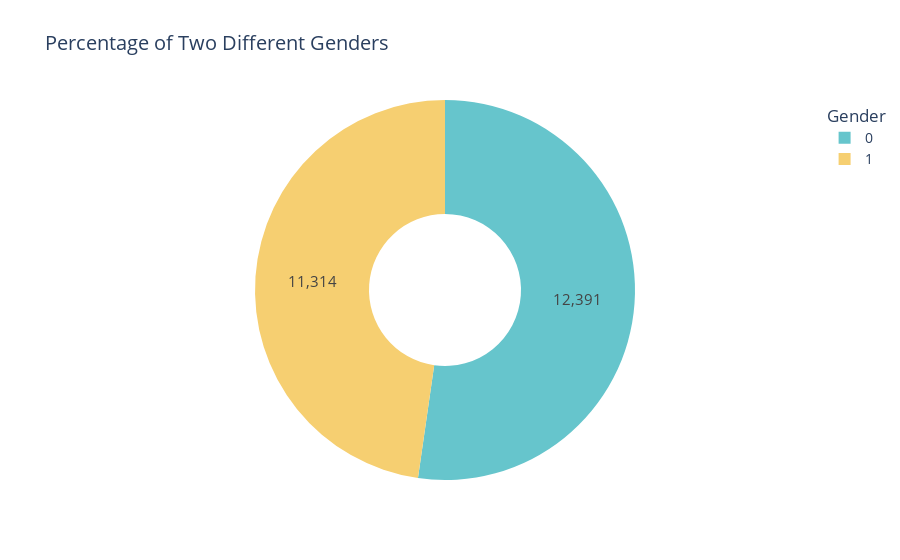

The code cell stored with this chart in its notebook:
### Code cell
import plotly.graph_objects as go
import pandas as pd
import plotly.express as px
gender_counts = data2["gender"].value_counts()

# Creating a donut chart using Plotly
fig = go.Figure(data=go.Pie(
    labels=gender_counts.index,
    values=gender_counts.values,
    hole=0.4,
    hoverinfo='label+percent',
    textinfo='value',
    textfont=dict(size=15),
    marker=dict(colors=px.colors.qualitative.Pastel)
))

fig.update_layout(
    title="Percentage of Two Different Genders",
    showlegend=True,
    legend=dict(title="Gender"),
    font=dict(size=14),
)

fig.show()

### Figure 1 — Plotly figure (JSON) as saved in the notebook; plotly's stock layout.template omitted (floating-point values rounded to 4 significant figures)
{"data": [{"hole": 0.4, "hoverinfo": "label+percent", "labels": [0, 1], "marker": {"colors": ["rgb(102, 197, 204)", "rgb(246, 207, 113)", "rgb(248, 156, 116)", "rgb(220, 176, 242)", "rgb(135, 197, 95)", "rgb(158, 185, 243)", "rgb(254, 136, 177)", "rgb(201, 219, 116)", "rgb(139, 224, 164)", "rgb(180, 151, 231)", "rgb(179, 179, 179)"]}, "textfont": {"size": 15}, "textinfo": "value", "type": "pie", "values": [12391, 11314]}], "layout": {"font": {"size": 14}, "legend": {"title": {"text": "Gender"}}, "showlegend": true, "title": {"text": "Percentage of Two Different Genders"}}}
